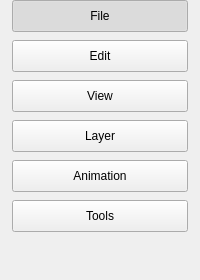
         <widget class="QWidget" name="fileCategoryScrollAreaContents">
          <layout class="QVBoxLayout" name="fileCategoryScrollAreaContentsLayout">
           <property name="leftMargin">
            <number>0</number>
           </property>
           <property name="topMargin">
            <number>0</number>
           </property>
           <property name="rightMargin">
            <number>0</number>
           </property>
           <property name="bottomMargin">
            <number>0</number>
           </property>
           <property name="spacing">
            <number>0</number>
           </property>
           <property name="alignment">
            <set>Qt::AlignTop</set>
           </property>
           <item>
            <widget class="QWidget" name="fileCategoryPane">
             <property name="sizePolicy">
              <sizepolicy hsizetype="Preferred" vsizetype="Fixed">
               <horstretch>0</horstretch>
               <verstretch>0</verstretch>
              </sizepolicy>
             </property>
             <layout class="QGridLayout" name="fileCategoryPaneLayout">
              <property name="leftMargin">
               <number>12</number>
              </property>
              <property name="topMargin">
               <number>0</number>
              </property>
              <property name="rightMargin">
               <number>12</number>
              </property>
              <property name="bottomMargin">
               <number>0</number>
              </property>
              <property name="horizontalSpacing">
               <number>0</number>
              </property>
              <property name="verticalSpacing">
               <number>0</number>
              </property>
              <item row="0" column="0">
               <widget class="QFrame" name="filePaneContents">
                <property name="frameShape">
                 <enum>QFrame::NoFrame</enum>
                </property>
                <property name="minimumSize">
                 <size>
                  <width>0</width>
                  <height>0</height>
                 </size>
                </property>
                <layout class="QVBoxLayout" name="filePaneContentsLayout">
                 <property name="leftMargin">
                  <number>12</number>
                 </property>
                 <property name="topMargin">
                  <number>28</number>
                 </property>
                 <property name="rightMargin">
                  <number>12</number>
                 </property>
                 <property name="bottomMargin">
                  <number>12</number>
                 </property>
                 <item>
                  <widget class="QWidget" name="fileShortcutsList">
                   <layout class="QVBoxLayout" name="fileShortcutsListLayout">
                    <property name="spacing">
                     <number>6</number>
                    </property>
                    <property name="leftMargin">
                     <number>0</number>
                    </property>
                    <property name="topMargin">
                     <number>0</number>
                    </property>
                    <property name="rightMargin">
                     <number>0</number>
                    </property>
                    <property name="bottomMargin">
                     <number>0</number>
                    </property>
                   </layout>
                  </widget>
                 </item>
                </layout>
               </widget>
              </item>
              <item row="0" column="0" alignment="Qt::AlignTop">
               <widget class="QPushButton" name="filePaneHeaderButton">
                <property name="sizePolicy">
                 <sizepolicy hsizetype="Expanding" vsizetype="Fixed">
                  <horstretch>0</horstretch>
                  <verstretch>0</verstretch>
                 </sizepolicy>
                </property>
                <property name="minimumSize">
                 <size>
                  <width>0</width>
                  <height>32</height>
                 </size>
                </property>
                <property name="maximumSize">
                 <size>
                  <width>16777215</width>
                  <height>32</height>
                 </size>
                </property>
                <property name="text">
                 <string>File</string>
                </property>
                <property name="checkable">
                 <bool>true</bool>
                </property>
                <property name="checked">
                 <bool>true</bool>
                </property>
               </widget>
              </item>
             </layout>
            </widget>
           </item>
           <item>
            <widget class="QWidget" name="editCategoryPane">
             <property name="sizePolicy">
              <sizepolicy hsizetype="Preferred" vsizetype="Fixed">
               <horstretch>0</horstretch>
               <verstretch>0</verstretch>
              </sizepolicy>
             </property>
             <layout class="QGridLayout" name="editCategoryPaneLayout">
              <property name="leftMargin">
               <number>12</number>
              </property>
              <property name="topMargin">
               <number>0</number>
              </property>
              <property name="rightMargin">
               <number>12</number>
              </property>
              <property name="bottomMargin">
               <number>0</number>
              </property>
              <property name="horizontalSpacing">
               <number>0</number>
              </property>
              <property name="verticalSpacing">
               <number>0</number>
              </property>
              <item row="0" column="0">
               <widget class="QFrame" name="editPaneContents">
                <property name="frameShape">
                 <enum>QFrame::NoFrame</enum>
                </property>
                <property name="minimumSize">
                 <size>
                  <width>0</width>
                  <height>0</height>
                 </size>
                </property>
                <layout class="QVBoxLayout" name="editPaneContentsLayout">
                 <property name="leftMargin">
                  <number>12</number>
                 </property>
                 <property name="topMargin">
                  <number>28</number>
                 </property>
                 <property name="rightMargin">
                  <number>12</number>
                 </property>
                 <property name="bottomMargin">
                  <number>12</number>
                 </property>
                 <item>
                  <widget class="QWidget" name="editShortcutsList">
                   <layout class="QVBoxLayout" name="editShortcutsListLayout">
                    <property name="spacing">
                     <number>6</number>
                    </property>
                    <property name="leftMargin">
                     <number>0</number>
                    </property>
                    <property name="topMargin">
                     <number>0</number>
                    </property>
                    <property name="rightMargin">
                     <number>0</number>
                    </property>
                    <property name="bottomMargin">
                     <number>0</number>
                    </property>
                   </layout>
                  </widget>
                 </item>
                </layout>
               </widget>
              </item>
              <item row="0" column="0" alignment="Qt::AlignTop">
               <widget class="QPushButton" name="editPaneHeaderButton">
                <property name="sizePolicy">
                 <sizepolicy hsizetype="Expanding" vsizetype="Fixed">
                  <horstretch>0</horstretch>
                  <verstretch>0</verstretch>
                 </sizepolicy>
                </property>
                <property name="minimumSize">
                 <size>
                  <width>0</width>
                  <height>32</height>
                 </size>
                </property>
                <property name="maximumSize">
                 <size>
                  <width>16777215</width>
                  <height>32</height>
                 </size>
                </property>
                <property name="text">
                 <string>Edit</string>
                </property>
                <property name="checkable">
                 <bool>true</bool>
                </property>
                <property name="checked">
                 <bool>false</bool>
                </property>
               </widget>
              </item>
             </layout>
            </widget>
           </item>
           <item>
            <widget class="QWidget" name="viewCategoryPane">
             <property name="sizePolicy">
              <sizepolicy hsizetype="Preferred" vsizetype="Fixed">
               <horstretch>0</horstretch>
               <verstretch>0</verstretch>
              </sizepolicy>
             </property>
             <layout class="QGridLayout" name="viewCategoryPaneLayout">
              <property name="leftMargin">
               <number>12</number>
              </property>
              <property name="topMargin">
               <number>0</number>
              </property>
              <property name="rightMargin">
               <number>12</number>
              </property>
              <property name="bottomMargin">
               <number>0</number>
              </property>
              <property name="horizontalSpacing">
               <number>0</number>
              </property>
              <property name="verticalSpacing">
               <number>0</number>
              </property>
              <item row="0" column="0">
               <widget class="QFrame" name="viewPaneContents">
                <property name="frameShape">
                 <enum>QFrame::NoFrame</enum>
                </property>
                <property name="minimumSize">
                 <size>
                  <width>0</width>
                  <height>0</height>
                 </size>
                </property>
                <layout class="QVBoxLayout" name="viewPaneContentsLayout">
                 <property name="leftMargin">
                  <number>12</number>
                 </property>
                 <property name="topMargin">
                  <number>28</number>
                 </property>
                 <property name="rightMargin">
                  <number>12</number>
                 </property>
                 <property name="bottomMargin">
                  <number>12</number>
                 </property>
                 <item>
                  <widget class="QWidget" name="viewShortcutsList">
                   <layout class="QVBoxLayout" name="viewShortcutsListLayout">
                    <property name="spacing">
                     <number>6</number>
                    </property>
                    <property name="leftMargin">
                     <number>0</number>
                    </property>
                    <property name="topMargin">
                     <number>0</number>
                    </property>
                    <property name="rightMargin">
                     <number>0</number>
                    </property>
                    <property name="bottomMargin">
                     <number>0</number>
                    </property>
                   </layout>
                  </widget>
                 </item>
                </layout>
               </widget>
              </item>
              <item row="0" column="0" alignment="Qt::AlignTop">
               <widget class="QPushButton" name="viewPaneHeaderButton">
                <property name="sizePolicy">
                 <sizepolicy hsizetype="Expanding" vsizetype="Fixed">
                  <horstretch>0</horstretch>
                  <verstretch>0</verstretch>
                 </sizepolicy>
                </property>
                <property name="minimumSize">
                 <size>
                  <width>0</width>
                  <height>32</height>
                 </size>
                </property>
                <property name="maximumSize">
                 <size>
                  <width>16777215</width>
                  <height>32</height>
                 </size>
                </property>
                <property name="text">
                 <string>View</string>
                </property>
                <property name="checkable">
                 <bool>true</bool>
                </property>
                <property name="checked">
                 <bool>false</bool>
                </property>
               </widget>
              </item>
             </layout>
            </widget>
           </item>
           <item>
            <widget class="QWidget" name="layerCategoryPane">
             <property name="sizePolicy">
              <sizepolicy hsizetype="Preferred" vsizetype="Fixed">
               <horstretch>0</horstretch>
               <verstretch>0</verstretch>
              </sizepolicy>
             </property>
             <layout class="QGridLayout" name="layerCategoryPaneLayout">
              <property name="leftMargin">
               <number>12</number>
              </property>
              <property name="topMargin">
               <number>0</number>
              </property>
              <property name="rightMargin">
               <number>12</number>
              </property>
              <property name="bottomMargin">
               <number>0</number>
              </property>
              <property name="horizontalSpacing">
               <number>0</number>
              </property>
              <property name="verticalSpacing">
               <number>0</number>
              </property>
              <item row="0" column="0">
               <widget class="QFrame" name="layerPaneContents">
                <property name="frameShape">
                 <enum>QFrame::NoFrame</enum>
                </property>
                <property name="minimumSize">
                 <size>
                  <width>0</width>
                  <height>0</height>
                 </size>
                </property>
                <layout class="QVBoxLayout" name="layerPaneContentsLayout">
                 <property name="leftMargin">
                  <number>12</number>
                 </property>
                 <property name="topMargin">
                  <number>28</number>
                 </property>
                 <property name="rightMargin">
                  <number>12</number>
                 </property>
                 <property name="bottomMargin">
                  <number>12</number>
                 </property>
                 <item>
                  <widget class="QWidget" name="layerShortcutsList">
                   <layout class="QVBoxLayout" name="layerShortcutsListLayout">
                    <property name="spacing">
                     <number>6</number>
                    </property>
                    <property name="leftMargin">
                     <number>0</number>
                    </property>
                    <property name="topMargin">
                     <number>0</number>
                    </property>
                    <property name="rightMargin">
                     <number>0</number>
                    </property>
                    <property name="bottomMargin">
                     <number>0</number>
                    </property>
                   </layout>
                  </widget>
                 </item>
                </layout>
               </widget>
              </item>
              <item row="0" column="0" alignment="Qt::AlignTop">
               <widget class="QPushButton" name="layerPaneHeaderButton">
                <property name="sizePolicy">
                 <sizepolicy hsizetype="Expanding" vsizetype="Fixed">
                  <horstretch>0</horstretch>
                  <verstretch>0</verstretch>
                 </sizepolicy>
                </property>
                <property name="minimumSize">
                 <size>
                  <width>0</width>
                  <height>32</height>
                 </size>
                </property>
                <property name="maximumSize">
                 <size>
                  <width>16777215</width>
                  <height>32</height>
                 </size>
                </property>
                <property name="text">
                 <string>Layer</string>
                </property>
                <property name="checkable">
                 <bool>true</bool>
                </property>
                <property name="checked">
                 <bool>false</bool>
                </property>
               </widget>
              </item>
             </layout>
            </widget>
           </item>
           <item>
            <widget class="QWidget" name="animationCategoryPane">
             <property name="visible">
              <bool>false</bool>
             </property>
             <property name="sizePolicy">
              <sizepolicy hsizetype="Preferred" vsizetype="Fixed">
               <horstretch>0</horstretch>
               <verstretch>0</verstretch>
              </sizepolicy>
             </property>
             <layout class="QGridLayout" name="animationCategoryPaneLayout">
              <property name="leftMargin">
               <number>12</number>
              </property>
              <property name="topMargin">
               <number>0</number>
              </property>
              <property name="rightMargin">
               <number>12</number>
              </property>
              <property name="bottomMargin">
               <number>0</number>
              </property>
              <property name="horizontalSpacing">
               <number>0</number>
              </property>
              <property name="verticalSpacing">
               <number>0</number>
              </property>
              <item row="0" column="0">
               <widget class="QFrame" name="animationPaneContents">
                <property name="frameShape">
                 <enum>QFrame::NoFrame</enum>
                </property>
                <property name="minimumSize">
                 <size>
                  <width>0</width>
                  <height>0</height>
                 </size>
                </property>
                <layout class="QVBoxLayout" name="animationPaneContentsLayout">
                 <property name="leftMargin">
                  <number>12</number>
                 </property>
                 <property name="topMargin">
                  <number>28</number>
                 </property>
                 <property name="rightMargin">
                  <number>12</number>
                 </property>
                 <property name="bottomMargin">
                  <number>12</number>
                 </property>
                 <item>
                  <widget class="QWidget" name="animationShortcutsList">
                   <layout class="QVBoxLayout" name="animationShortcutsListLayout">
                    <property name="spacing">
                     <number>6</number>
                    </property>
                    <property name="leftMargin">
                     <number>0</number>
                    </property>
                    <property name="topMargin">
                     <number>0</number>
                    </property>
                    <property name="rightMargin">
                     <number>0</number>
                    </property>
                    <property name="bottomMargin">
                     <number>0</number>
                    </property>
                   </layout>
                  </widget>
                 </item>
                </layout>
               </widget>
              </item>
              <item row="0" column="0" alignment="Qt::AlignTop">
               <widget class="QPushButton" name="animationPaneHeaderButton">
                <property name="sizePolicy">
                 <sizepolicy hsizetype="Expanding" vsizetype="Fixed">
                  <horstretch>0</horstretch>
                  <verstretch>0</verstretch>
                 </sizepolicy>
                </property>
                <property name="minimumSize">
                 <size>
                  <width>0</width>
                  <height>32</height>
                 </size>
                </property>
                <property name="maximumSize">
                 <size>
                  <width>16777215</width>
                  <height>32</height>
                 </size>
                </property>
                <property name="text">
                 <string>Animation</string>
                </property>
                <property name="checkable">
                 <bool>true</bool>
                </property>
                <property name="checked">
                 <bool>false</bool>
                </property>
               </widget>
              </item>
             </layout>
            </widget>
           </item>
           <item>
            <widget class="QWidget" name="toolsCategoryPane">
             <property name="sizePolicy">
              <sizepolicy hsizetype="Preferred" vsizetype="Fixed">
               <horstretch>0</horstretch>
               <verstretch>0</verstretch>
              </sizepolicy>
             </property>
             <layout class="QGridLayout" name="toolsCategoryPaneLayout">
              <property name="leftMargin">
               <number>12</number>
              </property>
              <property name="topMargin">
               <number>0</number>
              </property>
              <property name="rightMargin">
               <number>12</number>
              </property>
              <property name="bottomMargin">
               <number>0</number>
              </property>
              <property name="horizontalSpacing">
               <number>0</number>
              </property>
              <property name="verticalSpacing">
               <number>0</number>
              </property>
              <item row="0" column="0">
               <widget class="QFrame" name="toolsPaneContents">
                <property name="frameShape">
                 <enum>QFrame::NoFrame</enum>
                </property>
                <property name="minimumSize">
                 <size>
                  <width>0</width>
                  <height>0</height>
                 </size>
                </property>
                <layout class="QVBoxLayout" name="toolsPaneContentsLayout">
                 <property name="leftMargin">
                  <number>12</number>
                 </property>
                 <property name="topMargin">
                  <number>28</number>
                 </property>
                 <property name="rightMargin">
                  <number>12</number>
                 </property>
                 <property name="bottomMargin">
                  <number>12</number>
                 </property>
                 <item>
                  <widget class="QWidget" name="toolsTabShortcutsList">
                   <layout class="QVBoxLayout" name="toolsTabShortcutsListLayout">
                    <property name="spacing">
                     <number>6</number>
                    </property>
                    <property name="leftMargin">
                     <number>0</number>
                    </property>
                    <property name="topMargin">
                     <number>0</number>
                    </property>
                    <property name="rightMargin">
                     <number>0</number>
                    </property>
                    <property name="bottomMargin">
                     <number>0</number>
                    </property>
                   </layout>
                  </widget>
                 </item>
                </layout>
               </widget>
              </item>
              <item row="0" column="0" alignment="Qt::AlignTop">
               <widget class="QPushButton" name="toolsPaneHeaderButton">
                <property name="sizePolicy">
                 <sizepolicy hsizetype="Expanding" vsizetype="Fixed">
                  <horstretch>0</horstretch>
                  <verstretch>0</verstretch>
                 </sizepolicy>
                </property>
                <property name="minimumSize">
                 <size>
                  <width>0</width>
                  <height>32</height>
                 </size>
                </property>
                <property name="maximumSize">
                 <size>
                  <width>16777215</width>
                  <height>32</height>
                 </size>
                </property>
                <property name="text">
                 <string>Tools</string>
                </property>
                <property name="checkable">
                 <bool>true</bool>
                </property>
                <property name="checked">
                 <bool>false</bool>
                </property>
               </widget>
              </item>
             </layout>
            </widget>
           </item>
           <item>
            <spacer name="fileCategoryScrollAreaBottomSpacer">
             <property name="orientation">
              <enum>Qt::Vertical</enum>
             </property>
             <property name="sizeHint" stdset="0">
              <size>
               <width>20</width>
               <height>40</height>
              </size>
             </property>
            </spacer>
           </item>
          </layout>
         </widget>
